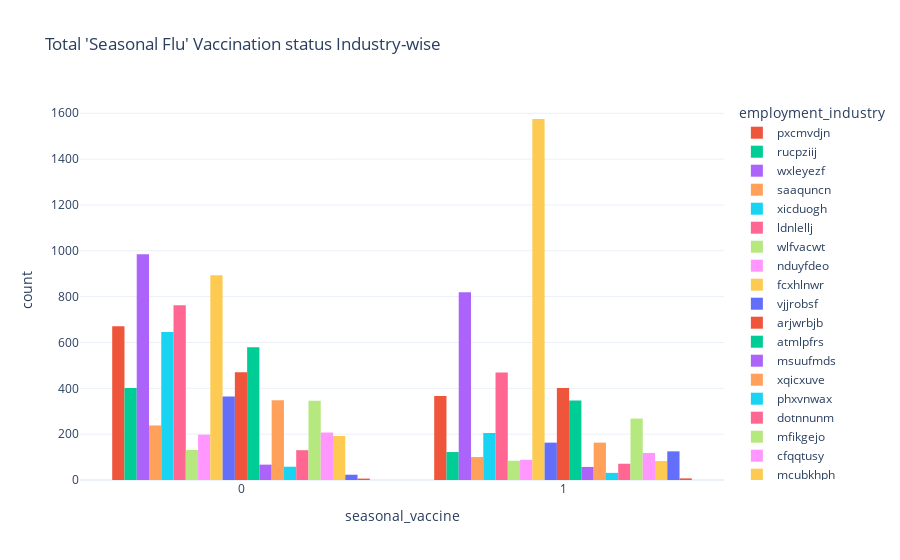

Notebook cell for this chart:
### Code cell
seas_industry = px.histogram(combined, x='seasonal_vaccine', color='employment_industry',
                   barmode='group', histfunc='count', template='plotly_white',
                             
                  title="Total 'Seasonal Flu' Vaccination status Industry-wise")

seas_industry.show()

### Figure 1 — Plotly figure (JSON) as saved in the notebook; plotly's stock layout.template omitted (floating-point values rounded to 4 significant figures; data arrays with more than 128 entries replaced by an {"elided": "..."} marker saying what was removed)
{"data": [{"alignmentgroup": "True", "bingroup": "x", "histfunc": "count", "hovertemplate": "employment_industry=pxcmvdjn<br>seasonal_vaccine=%{x}<br>count=%{y}<extra></extra>", "legendgroup": "pxcmvdjn", "marker": {"color": "#EF553B", "pattern": {"shape": ""}}, "name": "pxcmvdjn", "offsetgroup": "pxcmvdjn", "orientation": "v", "showlegend": true, "type": "histogram", "x": {"elided": "1037 int values"}, "xaxis": "x", "yaxis": "y"}, {"alignmentgroup": "True", "bingroup": "x", "histfunc": "count", "hovertemplate": "employment_industry=rucpziij<br>seasonal_vaccine=%{x}<br>count=%{y}<extra></extra>", "legendgroup": "rucpziij", "marker": {"color": "#00cc96", "pattern": {"shape": ""}}, "name": "rucpziij", "offsetgroup": "rucpziij", "orientation": "v", "showlegend": true, "type": "histogram", "x": {"elided": "523 int values"}, "xaxis": "x", "yaxis": "y"}, {"alignmentgroup": "True", "bingroup": "x", "histfunc": "count", "hovertemplate": "employment_industry=wxleyezf<br>seasonal_vaccine=%{x}<br>count=%{y}<extra></extra>", "legendgroup": "wxleyezf", "marker": {"color": "#ab63fa", "pattern": {"shape": ""}}, "name": "wxleyezf", "offsetgroup": "wxleyezf", "orientation": "v", "showlegend": true, "type": "histogram", "x": {"elided": "1804 int values"}, "xaxis": "x", "yaxis": "y"}, {"alignmentgroup": "True", "bingroup": "x", "histfunc": "count", "hovertemplate": "employment_industry=saaquncn<br>seasonal_vaccine=%{x}<br>count=%{y}<extra></extra>", "legendgroup": "saaquncn", "marker": {"color": "#FFA15A", "pattern": {"shape": ""}}, "name": "saaquncn", "offsetgroup": "saaquncn", "orientation": "v", "showlegend": true, "type": "histogram", "x": {"elided": "338 int values"}, "xaxis": "x", "yaxis": "y"}, {"alignmentgroup": "True", "bingroup": "x", "histfunc": "count", "hovertemplate": "employment_industry=xicduogh<br>seasonal_vaccine=%{x}<br>count=%{y}<extra></extra>", "legendgroup": "xicduogh", "marker": {"color": "#19d3f3", "pattern": {"shape": ""}}, "name": "xicduogh", "offsetgroup": "xicduogh", "orientation": "v", "showlegend": true, "type": "histogram", "x": {"elided": "851 int values"}, "xaxis": "x", "yaxis": "y"}, {"alignmentgroup": "True", "bingroup": "x", "histfunc": "count", "hovertemplate": "employment_industry=ldnlellj<br>seasonal_vaccine=%{x}<br>count=%{y}<extra></extra>", "legendgroup": "ldnlellj", "marker": {"color": "#FF6692", "pattern": {"shape": ""}}, "name": "ldnlellj", "offsetgroup": "ldnlellj", "orientation": "v", "showlegend": true, "type": "histogram", "x": {"elided": "1231 int values"}, "xaxis": "x", "yaxis": "y"}, {"alignmentgroup": "True", "bingroup": "x", "histfunc": "count", "hovertemplate": "employment_industry=wlfvacwt<br>seasonal_vaccine=%{x}<br>count=%{y}<extra></extra>", "legendgroup": "wlfvacwt", "marker": {"color": "#B6E880", "pattern": {"shape": ""}}, "name": "wlfvacwt", "offsetgroup": "wlfvacwt", "orientation": "v", "showlegend": true, "type": "histogram", "x": {"elided": "215 int values"}, "xaxis": "x", "yaxis": "y"}, {"alignmentgroup": "True", "bingroup": "x", "histfunc": "count", "hovertemplate": "employment_industry=nduyfdeo<br>seasonal_vaccine=%{x}<br>count=%{y}<extra></extra>", "legendgroup": "nduyfdeo", "marker": {"color": "#FF97FF", "pattern": {"shape": ""}}, "name": "nduyfdeo", "offsetgroup": "nduyfdeo", "orientation": "v", "showlegend": true, "type": "histogram", "x": {"elided": "286 int values"}, "xaxis": "x", "yaxis": "y"}, {"alignmentgroup": "True", "bingroup": "x", "histfunc": "count", "hovertemplate": "employment_industry=fcxhlnwr<br>seasonal_vaccine=%{x}<br>count=%{y}<extra></extra>", "legendgroup": "fcxhlnwr", "marker": {"color": "#FECB52", "pattern": {"shape": ""}}, "name": "fcxhlnwr", "offsetgroup": "fcxhlnwr", "orientation": "v", "showlegend": true, "type": "histogram", "x": {"elided": "2468 int values"}, "xaxis": "x", "yaxis": "y"}, {"alignmentgroup": "True", "bingroup": "x", "histfunc": "count", "hovertemplate": "employment_industry=vjjrobsf<br>seasonal_vaccine=%{x}<br>count=%{y}<extra></extra>", "legendgroup": "vjjrobsf", "marker": {"color": "#636efa", "pattern": {"shape": ""}}, "name": "vjjrobsf", "offsetgroup": "vjjrobsf", "orientation": "v", "showlegend": true, "type": "histogram", "x": {"elided": "527 int values"}, "xaxis": "x", "yaxis": "y"}, {"alignmentgroup": "True", "bingroup": "x", "histfunc": "count", "hovertemplate": "employment_industry=arjwrbjb<br>seasonal_vaccine=%{x}<br>count=%{y}<extra></extra>", "legendgroup": "arjwrbjb", "marker": {"color": "#EF553B", "pattern": {"shape": ""}}, "name": "arjwrbjb", "offsetgroup": "arjwrbjb", "orientation": "v", "showlegend": true, "type": "histogram", "x": {"elided": "871 int values"}, "xaxis": "x", "yaxis": "y"}, {"alignmentgroup": "True", "bingroup": "x", "histfunc": "count", "hovertemplate": "employment_industry=atmlpfrs<br>seasonal_vaccine=%{x}<br>count=%{y}<extra></extra>", "legendgroup": "atmlpfrs", "marker": {"color": "#00cc96", "pattern": {"shape": ""}}, "name": "atmlpfrs", "offsetgroup": "atmlpfrs", "orientation": "v", "showlegend": true, "type": "histogram", "x": {"elided": "926 int values"}, "xaxis": "x", "yaxis": "y"}, {"alignmentgroup": "True", "bingroup": "x", "histfunc": "count", "hovertemplate": "employment_industry=msuufmds<br>seasonal_vaccine=%{x}<br>count=%{y}<extra></extra>", "legendgroup": "msuufmds", "marker": {"color": "#ab63fa", "pattern": {"shape": ""}}, "name": "msuufmds", "offsetgroup": "msuufmds", "orientation": "v", "showlegend": true, "type": "histogram", "x": [1, 0, 1, 0, 1, 0, 1, 0, 0, 0, 0, 0, 1, 1, 1, 0, 0, 1, 1, 1, 1, 1, 1, 1, 0, 0, 1, 0, 1, 0, 1, 0, 1, 1, 1, 0, 0, 0, 1, 0, 0, 0, 0, 1, 0, 0, 1, 0, 1, 0, 1, 1, 0, 0, 0, 1, 1, 0, 0, 1, 0, 0, 1, 0, 0, 1, 1, 0, 0, 0, 0, 1, 0, 0, 0, 0, 0, 1, 1, 0, 1, 0, 1, 0, 0, 1, 0, 1, 1, 1, 1, 1, 0, 0, 0, 0, 1, 0, 1, 1, 0, 0, 0, 0, 0, 1, 0, 0, 0, 0, 0, 1, 1, 1, 0, 1, 0, 0, 1, 1, 1, 1, 1, 1], "xaxis": "x", "yaxis": "y"}, {"alignmentgroup": "True", "bingroup": "x", "histfunc": "count", "hovertemplate": "employment_industry=xqicxuve<br>seasonal_vaccine=%{x}<br>count=%{y}<extra></extra>", "legendgroup": "xqicxuve", "marker": {"color": "#FFA15A", "pattern": {"shape": ""}}, "name": "xqicxuve", "offsetgroup": "xqicxuve", "orientation": "v", "showlegend": true, "type": "histogram", "x": {"elided": "511 int values"}, "xaxis": "x", "yaxis": "y"}, {"alignmentgroup": "True", "bingroup": "x", "histfunc": "count", "hovertemplate": "employment_industry=phxvnwax<br>seasonal_vaccine=%{x}<br>count=%{y}<extra></extra>", "legendgroup": "phxvnwax", "marker": {"color": "#19d3f3", "pattern": {"shape": ""}}, "name": "phxvnwax", "offsetgroup": "phxvnwax", "orientation": "v", "showlegend": true, "type": "histogram", "x": [1, 0, 0, 0, 0, 0, 0, 0, 1, 0, 0, 1, 0, 0, 0, 0, 1, 0, 0, 0, 1, 0, 0, 0, 0, 0, 0, 0, 0, 1, 1, 1, 1, 1, 0, 1, 1, 0, 0, 0, 1, 1, 0, 1, 0, 1, 1, 0, 1, 1, 1, 0, 0, 0, 1, 0, 0, 1, 0, 1, 0, 0, 1, 0, 0, 0, 0, 0, 1, 0, 0, 0, 0, 0, 0, 0, 0, 1, 0, 0, 1, 0, 0, 0, 1, 0, 1, 1, 1], "xaxis": "x", "yaxis": "y"}, {"alignmentgroup": "True", "bingroup": "x", "histfunc": "count", "hovertemplate": "employment_industry=dotnnunm<br>seasonal_vaccine=%{x}<br>count=%{y}<extra></extra>", "legendgroup": "dotnnunm", "marker": {"color": "#FF6692", "pattern": {"shape": ""}}, "name": "dotnnunm", "offsetgroup": "dotnnunm", "orientation": "v", "showlegend": true, "type": "histogram", "x": {"elided": "201 int values"}, "xaxis": "x", "yaxis": "y"}, {"alignmentgroup": "True", "bingroup": "x", "histfunc": "count", "hovertemplate": "employment_industry=mfikgejo<br>seasonal_vaccine=%{x}<br>count=%{y}<extra></extra>", "legendgroup": "mfikgejo", "marker": {"color": "#B6E880", "pattern": {"shape": ""}}, "name": "mfikgejo", "offsetgroup": "mfikgejo", "orientation": "v", "showlegend": true, "type": "histogram", "x": {"elided": "614 int values"}, "xaxis": "x", "yaxis": "y"}, {"alignmentgroup": "True", "bingroup": "x", "histfunc": "count", "hovertemplate": "employment_industry=cfqqtusy<br>seasonal_vaccine=%{x}<br>count=%{y}<extra></extra>", "legendgroup": "cfqqtusy", "marker": {"color": "#FF97FF", "pattern": {"shape": ""}}, "name": "cfqqtusy", "offsetgroup": "cfqqtusy", "orientation": "v", "showlegend": true, "type": "histogram", "x": {"elided": "325 int values"}, "xaxis": "x", "yaxis": "y"}, {"alignmentgroup": "True", "bingroup": "x", "histfunc": "count", "hovertemplate": "employment_industry=mcubkhph<br>seasonal_vaccine=%{x}<br>count=%{y}<extra></extra>", "legendgroup": "mcubkhph", "marker": {"color": "#FECB52", "pattern": {"shape": ""}}, "name": "mcubkhph", "offsetgroup": "mcubkhph", "orientation": "v", "showlegend": true, "type": "histogram", "x": {"elided": "275 int values"}, "xaxis": "x", "yaxis": "y"}, {"alignmentgroup": "True", "bingroup": "x", "histfunc": "count", "hovertemplate": "employment_industry=haxffmxo<br>seasonal_vaccine=%{x}<br>count=%{y}<extra></extra>", "legendgroup": "haxffmxo", "marker": {"color": "#636efa", "pattern": {"shape": ""}}, "name": "haxffmxo", "offsetgroup": "haxffmxo", "orientation": "v", "showlegend": true, "type": "histogram", "x": {"elided": "148 int values"}, "xaxis": "x", "yaxis": "y"}, {"alignmentgroup": "True", "bingroup": "x", "histfunc": "count", "hovertemplate": "employment_industry=qnlwzans<br>seasonal_vaccine=%{x}<br>count=%{y}<extra></extra>", "legendgroup": "qnlwzans", "marker": {"color": "#EF553B", "pattern": {"shape": ""}}, "name": "qnlwzans", "offsetgroup": "qnlwzans", "orientation": "v", "showlegend": true, "type": "histogram", "x": [1, 0, 1, 0, 0, 1, 1, 0, 1, 0, 1, 0, 1], "xaxis": "x", "yaxis": "y"}], "layout": {"barmode": "group", "legend": {"title": {"text": "employment_industry"}, "tracegroupgap": 0}, "title": {"text": "Total 'Seasonal Flu' Vaccination status Industry-wise"}, "xaxis": {"anchor": "y", "domain": [0, 1], "title": {"text": "seasonal_vaccine"}}, "yaxis": {"anchor": "x", "domain": [0, 1], "title": {"text": "count"}}}}
